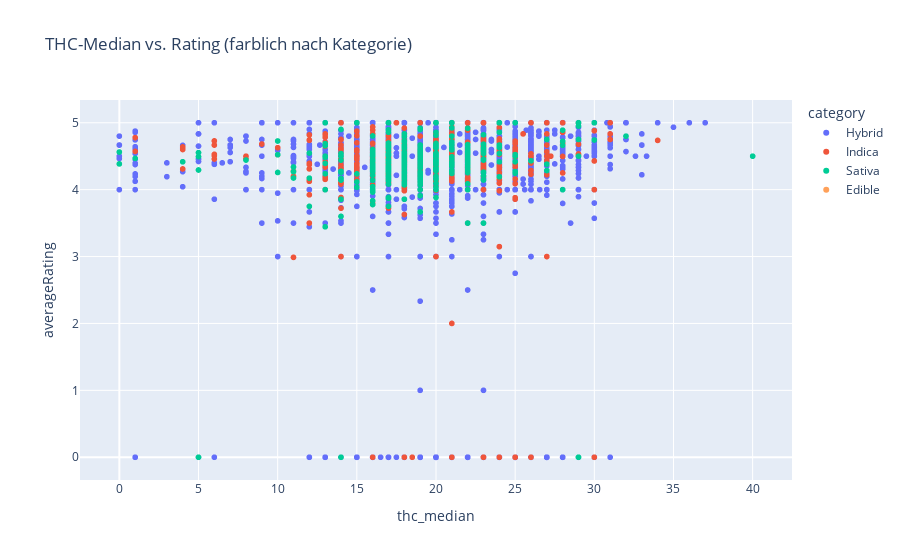

Source (notebook cell):
### Code cell
fig = px.scatter(strains, x="thc_median", y="averageRating",
                 color="category",
                 hover_data=["strain"],
                 title="THC-Median vs. Rating (farblich nach Kategorie)")
fig.show()

### Figure 1 — Plotly figure (JSON) as saved in the notebook; plotly's stock layout.template omitted (floating-point values rounded to 4 significant figures; data arrays with more than 128 entries replaced by an {"elided": "..."} marker saying what was removed)
{"data": [{"customdata": {"elided": "6359x1 str values"}, "hovertemplate": "category=Hybrid<br>thc_median=%{x}<br>averageRating=%{y}<br>strain=%{customdata[0]}<extra></extra>", "legendgroup": "Hybrid", "marker": {"color": "#636efa", "symbol": "circle"}, "mode": "markers", "name": "Hybrid", "showlegend": true, "type": "scattergl", "x": {"elided": "6359 float values"}, "xaxis": "x", "y": {"elided": "6359 float values"}, "yaxis": "y"}, {"customdata": {"elided": "981x1 str values"}, "hovertemplate": "category=Indica<br>thc_median=%{x}<br>averageRating=%{y}<br>strain=%{customdata[0]}<extra></extra>", "legendgroup": "Indica", "marker": {"color": "#EF553B", "symbol": "circle"}, "mode": "markers", "name": "Indica", "showlegend": true, "type": "scattergl", "x": {"elided": "981 float values"}, "xaxis": "x", "y": {"elided": "981 float values"}, "yaxis": "y"}, {"customdata": {"elided": "607x1 str values"}, "hovertemplate": "category=Sativa<br>thc_median=%{x}<br>averageRating=%{y}<br>strain=%{customdata[0]}<extra></extra>", "legendgroup": "Sativa", "marker": {"color": "#00cc96", "symbol": "circle"}, "mode": "markers", "name": "Sativa", "showlegend": true, "type": "scattergl", "x": {"elided": "607 float values"}, "xaxis": "x", "y": {"elided": "607 float values"}, "yaxis": "y"}, {"customdata": [["EdiPure Dried Pineapples"]], "hovertemplate": "category=Edible<br>thc_median=%{x}<br>averageRating=%{y}<br>strain=%{customdata[0]}<extra></extra>", "legendgroup": "Edible", "marker": {"color": "#FFA15A", "symbol": "circle"}, "mode": "markers", "name": "Edible", "showlegend": true, "type": "scattergl", "x": [NaN], "xaxis": "x", "y": [4.0], "yaxis": "y"}], "layout": {"legend": {"title": {"text": "category"}, "tracegroupgap": 0}, "title": {"text": "THC-Median vs. Rating (farblich nach Kategorie)"}, "xaxis": {"anchor": "y", "domain": [0, 1], "title": {"text": "thc_median"}}, "yaxis": {"anchor": "x", "domain": [0, 1], "title": {"text": "averageRating"}}}}
